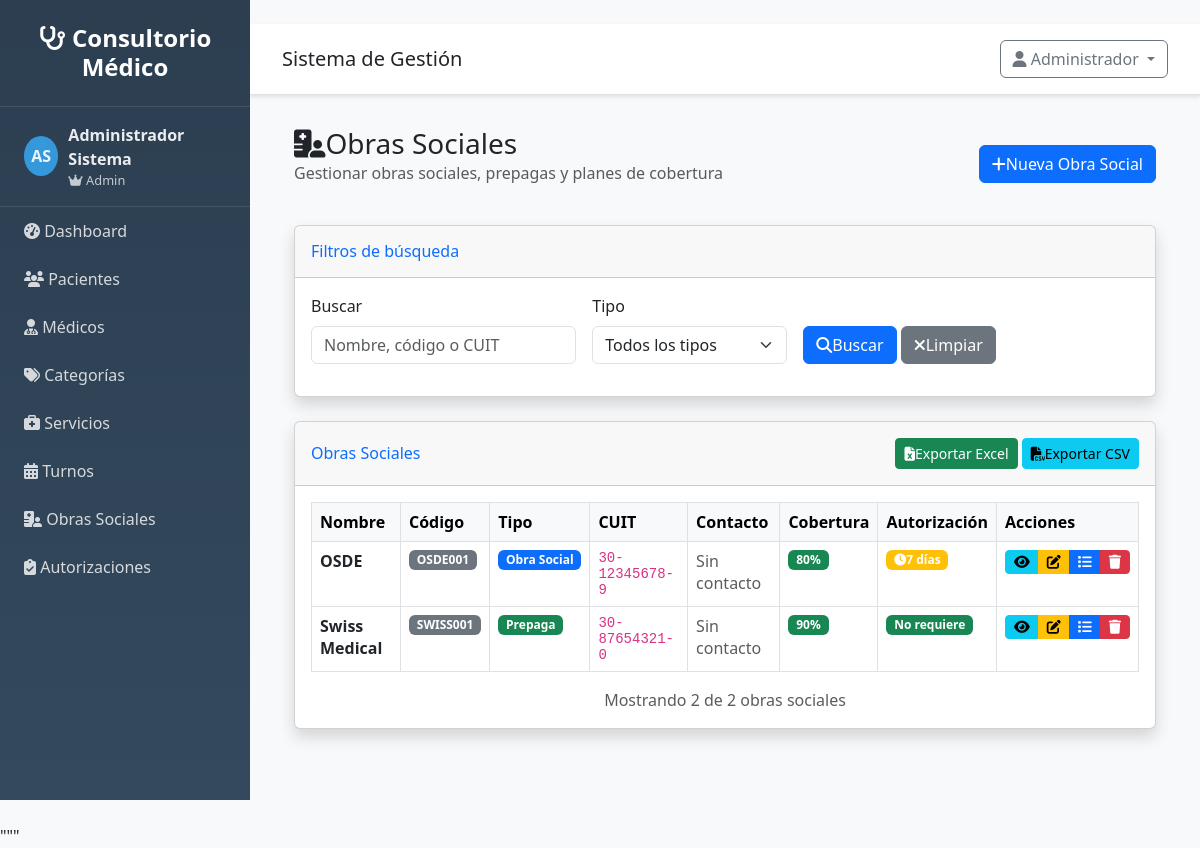
/obras-sociales/ (signed in), run on the app's committed database.
### src/models/usuario.py (models this page shows, shortened)
class Usuario(UserMixin, db.Model):
    __tablename__ = 'usuarios'
    __table_args__ = {'extend_existing': True}
    id = db.Column(db.Integer, primary_key=True)
    username = db.Column(db.String(80), unique=True, nullable=False)
    email = db.Column(db.String(120), unique=True, nullable=False)
    password_hash = db.Column(db.String(255), nullable=False)
    nombre = db.Column(db.String(100), nullable=False)
    apellido = db.Column(db.String(100), nullable=False)
    rol = db.Column(db.String(20), default='usuario')
    activo = db.Column(db.Boolean, default=True)
    ultimo_login = db.Column(db.DateTime)
    fecha_creacion = db.Column(db.DateTime, default=datetime.utcnow)
    @property
    def nombre_completo(self):
        return f"{self.nombre} {self.apellido}"
    def is_admin(self):
        return self.rol == 'admin'

### src/models/obra_social.py (models this page shows, shortened)
class ObraSocial(db.Model):
    __tablename__ = 'obras_sociales'
    __table_args__ = {'extend_existing': True}
    id = db.Column(db.Integer, primary_key=True)
    nombre = db.Column(db.String(200), nullable=False)
    codigo = db.Column(db.String(50), unique=True, nullable=False)
    tipo = db.Column(db.String(50), nullable=False)  # 'obra_social', 'prepaga', 'particular'
    cuit = db.Column(db.String(20), nullable=True)
    direccion = db.Column(db.String(300), nullable=True)
    telefono = db.Column(db.String(20), nullable=True)
    email = db.Column(db.String(120), nullable=True)
    contacto_nombre = db.Column(db.String(100), nullable=True)
    contacto_telefono = db.Column(db.String(20), nullable=True)
    contacto_email = db.Column(db.String(120), nullable=True)
    porcentaje_cobertura = db.Column(db.Float, default=0.0)  # Porcentaje de cobertura por defecto
    requiere_autorizacion = db.Column(db.Boolean, default=False)
    dias_autorizacion = db.Column(db.Integer, default=0)  # Días de anticipación para autorización
    activo = db.Column(db.Boolean, default=True)
    fecha_creacion = db.Column(db.DateTime, default=datetime.utcnow)
    fecha_modificacion = db.Column(db.DateTime, default=datetime.utcnow, onupdate=datetime.utcnow)
    notas = db.Column(db.Text, nullable=True)
    clientes = db.relationship('Cliente', foreign_keys='Cliente.obra_social_id', back_populates='obra_social', lazy=True)
    planes = db.relationship('PlanObraSocial', back_populates='obra_social', lazy=True)
    @property
    def cobertura_display(self):
        if self.porcentaje_cobertura == 0:
            return 'Sin cobertura'
        return f'{self.porcentaje_cobertura:.0f}%'

### src/routes/obras_sociales.py (the view)
@obras_sociales_bp.route('/')
@login_required
def listar():
    try:
        page = request.args.get('page', 1, type=int)
        per_page = request.args.get('per_page', 10, type=int)
        search = request.args.get('search', '', type=str)
        tipo = request.args.get('tipo', '', type=str)
        if ObraSocialService:
            obras_sociales = ObraSocialService.get_paginated_obras_sociales(page, per_page, search, tipo)
        else:
            obras_sociales = None
        tipos_disponibles = [
            ('obra_social', 'Obra Social'),
            ('prepaga', 'Prepaga'),
            ('particular', 'Particular')
        ]
        return render_template('obras_sociales/listar.html',
                             obras_sociales=obras_sociales,
                             search=search,
                             tipo=tipo,
                             tipos_disponibles=tipos_disponibles)
    except Exception as e:
        flash(f'Error al cargar obras sociales: {str(e)}', 'error')
        return render_template('obras_sociales/listar.html', obras_sociales=None, search='', tipo='')

### templates/obras_sociales/listar.html (shortened to what this page needs)
{% extends "base.html" %}
{% block content %}
<div class="container-fluid">
    <div class="d-flex justify-content-between align-items-center mb-4">
        <div>
            <h1 class="h3 mb-0 text-gray-800">
                <i class="fas fa-hospital-user mr-2"></i>Obras Sociales
            </h1>
            <p class="text-muted">Gestionar obras sociales, prepagas y planes de cobertura</p>
        </div>
        <div>
            <a href="{{ url_for('obras_sociales.nuevo') }}" class="btn btn-primary">
                <i class="fas fa-plus mr-2"></i>Nueva Obra Social
            </a>
        </div>
    </div>
    <div class="card shadow mb-4">
        <div class="card-header py-3">
            <h6 class="m-0 font-weight-bold text-primary">Filtros de búsqueda</h6>
        </div>
        <div class="card-body">
            <form method="GET" action="{{ url_for('obras_sociales.listar') }}" class="row g-3">
                <div class="col-md-4">
                    <label for="search" class="form-label">Buscar</label>
                    <input type="text" class="form-control" id="search" name="search"
                           value="{{ search }}" placeholder="Nombre, código o CUIT">
                </div>
                <div class="col-md-3">
                    <label for="tipo" class="form-label">Tipo</label>
                    <select class="form-select" id="tipo" name="tipo">
                        <option value="">Todos los tipos</option>
                    </select>
                </div>
                <div class="col-md-3">
                    <label class="form-label">&nbsp;</label>
                    <div>
                        <button type="submit" class="btn btn-primary">
                            <i class="fas fa-search mr-2"></i>Buscar
                        </button>
                        <a href="{{ url_for('obras_sociales.listar') }}" class="btn btn-secondary">
                            <i class="fas fa-times mr-2"></i>Limpiar
                        </a>
                    </div>
                </div>
            </form>
        </div>
    </div>
    <div class="card shadow mb-4">
        <div class="card-header py-3 d-flex justify-content-between align-items-center">
            <h6 class="m-0 font-weight-bold text-primary">Obras Sociales</h6>
            {% if obras_sociales and obras_sociales.items %}
            <div>
                <a href="{{ url_for('obras_sociales.exportar', formato='excel', search=search, tipo=tipo) }}"
                   class="btn btn-success btn-sm">
                    <i class="fas fa-file-excel mr-2"></i>Exportar Excel
                </a>
                <a href="{{ url_for('obras_sociales.exportar', formato='csv', search=search, tipo=tipo) }}"
                   class="btn btn-info btn-sm">
                    <i class="fas fa-file-csv mr-2"></i>Exportar CSV
                </a>
            </div>
            {% endif %}
        </div>
        <div class="card-body">
            {% if obras_sociales and obras_sociales.items %}
            <div class="table-responsive">
                <table class="table table-bordered table-hover">
                    <thead class="table-light">
                        <tr>
                            <th>Nombre</th>
                            <th>Código</th>
                            <th>Tipo</th>
                            <th>CUIT</th>
                            <th>Contacto</th>
                            <th>Cobertura</th>
                            <th>Autorización</th>
                            <th>Acciones</th>
                        </tr>
                    </thead>
                    <tbody>
                        {% for obra_social in obras_sociales.items %}
                        <tr>
                            <td>
                                <strong>{{ obra_social.nombre }}</strong>
                            </td>
                            <td>
                                <span class="badge bg-secondary">{{ obra_social.codigo }}</span>
                            </td>
                            <td>
                                {% if obra_social.tipo == 'obra_social' %}
                                <span class="badge bg-primary">Obra Social</span>
                                {% elif obra_social.tipo == 'prepaga' %}
                                <span class="badge bg-success">Prepaga</span>
                                {% elif obra_social.tipo == 'particular' %}
                                <span class="badge bg-warning">Particular</span>
                                {% else %}
                                <span class="badge bg-secondary">{{ obra_social.tipo }}</span>
                                {% endif %}
                            </td>
                            <td>
                                {% if obra_social.cuit %}
                                <code>{{ obra_social.cuit }}</code>
                                {% else %}
                                <span class="text-muted">-</span>
                                {% endif %}
                            </td>
                            <td>
                                {% if obra_social.contacto_nombre %}
                                <strong>{{ obra_social.contacto_nombre }}</strong>
                                {% if obra_social.contacto_telefono %}
                                <br><small class="text-muted">{{ obra_social.contacto_telefono }}</small>
                                {% endif %}
                                {% else %}
                                <span class="text-muted">Sin contacto</span>
                                {% endif %}
                            </td>
                            <td>
                                <span class="badge {% if obra_social.porcentaje_cobertura > 0 %}bg-success{% else %}bg-secondary{% endif %}">
                                    {{ obra_social.cobertura_display }}
                                </span>
                            </td>
                            <td>
                                {% if obra_social.requiere_autorizacion %}
                                <span class="badge bg-warning">
                                    <i class="fas fa-clock mr-1"></i>{{ obra_social.dias_autorizacion }} días
                                </span>
                                {% else %}
                                <span class="badge bg-success">No requiere</span>
                                {% endif %}
                            </td>
                            <td>
                                <div class="btn-group" role="group">
                                    <a href="{{ url_for('obras_sociales.detalle', id=obra_social.id) }}"
                                       class="btn btn-info btn-sm" title="Ver detalle">
                                        <i class="fas fa-eye"></i>
                                    </a>
                                    <a href="{{ url_for('obras_sociales.editar', id=obra_social.id) }}"
                                       class="btn btn-warning btn-sm" title="Editar">
                                        <i class="fas fa-edit"></i>
                                    </a>
                                    <a href="{{ url_for('obras_sociales.listar_planes', obra_social_id=obra_social.id) }}"
                                       class="btn btn-primary btn-sm" title="Ver planes">
                                        <i class="fas fa-list"></i>
                                    </a>
                                    <button type="button" class="btn btn-danger btn-sm" title="Eliminar"
                                            onclick="confirmarEliminacion({{ obra_social.id }}, '{{ obra_social.nombre }}')">
                                        <i class="fas fa-trash"></i>
                                    </button>
                                </div>
                            </td>
                        </tr>
                        {% endfor %}
                    </tbody>
                </table>
            </div>
            <div class="text-center text-muted">
                Mostrando {{ obras_sociales.items|length }} de {{ obras_sociales.total }} obras sociales
            </div>
            {% endif %}
        </div>
    </div>
</div>
{% endblock %}

### templates/base.html (shortened to what this page needs)
<!DOCTYPE html>
<html lang="es">
<head>
    <link href="https://cdn.jsdelivr.net/npm/bootstrap@5.3.0/dist/css/bootstrap.min.css" rel="stylesheet">
    <link href="https://cdnjs.cloudflare.com/ajax/libs/font-awesome/6.4.0/css/all.min.css" rel="stylesheet">
</head>
<body>
    <nav class="sidebar" id="sidebar">
        <div class="logo">
            <h4><i class="fas fa-stethoscope"></i> Consultorio Médico</h4>
        </div>
        {% if current_user and current_user.is_authenticated %}
        <div class="user-info">
            <div class="user-avatar">
                {{ current_user.nombre[0] if current_user.nombre else 'U' }}{{ current_user.apellido[0] if current_user.apellido else 'S' }}
            </div>
            <div>
                <div class="fw-bold">{{ current_user.nombre_completo if current_user.nombre_completo else 'Usuario' }}</div>
                <div style="font-size: 0.8em; opacity: 0.8;">
                    {% if current_user.is_admin and current_user.is_admin() %}
                        <i class="fas fa-crown"></i> Admin
                    {% elif current_user.is_medico and current_user.is_medico() %}
                        <i class="fas fa-user-md"></i> Médico
                    {% else %}
                        <i class="fas fa-user"></i> Usuario
                    {% endif %}
                </div>
            </div>
        </div>
        {% endif %}
        <ul class="nav flex-column">
            <li class="nav-item">
                <a class="nav-link" href="{{ url_for('main.index') }}">
                    <i class="fas fa-tachometer-alt"></i> Dashboard
            </a>
        </li>
            {% if current_user and current_user.is_authenticated %}
            <li class="nav-item">
                <a class="nav-link" href="{{ url_for('clientes.listar') if url_for else '#' }}">
                    <i class="fas fa-users"></i> Pacientes
                </a>
            </li>
            <li class="nav-item">
                <a class="nav-link" href="{{ url_for('profesionales.listar') if url_for else '#' }}">
                    <i class="fas fa-user-md"></i> Médicos
                </a>
            </li>
            <li class="nav-item">
                <a class="nav-link" href="{{ url_for('categorias.listar') if url_for else '#' }}">
                    <i class="fas fa-tags"></i> Categorías
                </a>
            </li>
            <li class="nav-item">
                <a class="nav-link" href="{{ url_for('servicios.listar') if url_for else '#' }}">
                    <i class="fas fa-briefcase-medical"></i> Servicios
                </a>
            </li>
            <li class="nav-item">
                <a class="nav-link" href="{{ url_for('turnos.listar') if url_for else '#' }}">
                    <i class="fas fa-calendar-alt"></i> Turnos
                </a>
            </li>
            <li class="nav-item">
                <a class="nav-link" href="{{ url_for('obras_sociales.listar') if url_for else '#' }}">
                    <i class="fas fa-hospital-user"></i> Obras Sociales
                </a>
            </li>
            <li class="nav-item">
                <a class="nav-link" href="{{ url_for('autorizaciones.listar') if url_for else '#' }}">
                    <i class="fas fa-clipboard-check"></i> Autorizaciones
                </a>
            </li>
            {% endif %}
        </ul>
    </nav>
    <div class="main-content">
        <div class="top-navbar d-flex justify-content-between align-items-center">
            <div>
                <h5 class="mb-0">{% block page_title %}Sistema de Gestión{% endblock %}</h5>
            </div>
            <div class="dropdown">
                <button class="btn btn-outline-secondary dropdown-toggle" type="button" data-bs-toggle="dropdown">
                    <i class="fas fa-user"></i>
                    {% if current_user and current_user.is_authenticated %}
                        {{ current_user.nombre if current_user.nombre else 'Usuario' }}
                    {% else %}
                        Invitado
                    {% endif %}
                </button>
            </div>
        </div>
        <div class="content-wrapper">
            {% block content %}{% endblock %}
        </div>
    </div>
</body>
</html>

### data on the page
Usuario: nombre "A", apellido "S", nombre+apellido "Administrador Sistema", nombre "Administrador"
ObraSocial: nombre "OSDE", codigo "OSDE001", tipo "Obra Social", cuit "30-12345678-9", shows "Sin contacto", cobertura_display "80%", dias_autorizacion "7"
ObraSocial: nombre "Swiss Medical", codigo "SWISS001", tipo "Prepaga", cuit "30-87654321-0", shows "Sin contacto", cobertura_display "90%", requiere_autorizacion "No requiere"

### other printed values
{{ obras_sociales.items|length }} "2"
{{ obras_sociales.total }} "2"
